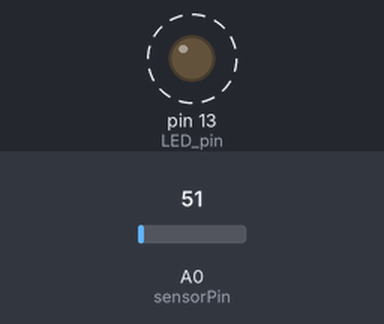
The sketch below on a simulated Arduino Uno, built with avr-gcc and run on an emulated ATmega328P. Parts: output pins drawn as LEDs (lit = HIGH). Dashed ring = blinking. Inputs (shaded band) come from the test bench; at power-on: A0 (sensorPin) = 51. What the sketch prints to the serial monitor is not drawn.

Above: at 0.12 s.
Timing chart, 0 to 3.0 s (numbered marks = the images above):
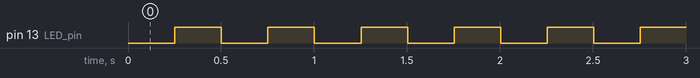

The sketch:

blink_led_lm35_temperature_sensor1.ino
```cpp
#define LED_pin 13 // Onboard Led pin
#define TEMPERATURE_threshold 30 // Temperature threshold in degrees Celsius

int sensorPin = A0; // LM35 temperature sensor pin

void setup() {
  pinMode(LED_pin, OUTPUT); // set led pin as output
  Serial.begin(9600); // initialize serial communication
}

void loop() {
  int temp = getTemperature(); // Read temperature from the sensor
  Serial.print("Temperature: ");
  Serial.println(temp);

  if (temp < TEMPERATURE_threshold) {
    blinkLED(250); // Blink LED every 250 milliseconds
  } else {
    blinkLED(500); // Blink LED every 500 milliseconds
  }
}

int getTemperature() {
  int sensorValue = analogRead(sensorPin); // Read analog value from LM35 sensor

  // Convert analog value to temperature in degrees Celsius
  float voltage = (sensorValue / 1023.0) * 5.0;
  int temp = (voltage - 0.5) * 100;

  return temp;
}

void blinkLED(int interval) {
  static unsigned long previousMillis = 0;
  static bool ledState = false;

  unsigned long currentMillis = millis();

  if (currentMillis - previousMillis >= interval) {
    previousMillis = currentMillis;
    ledState = !ledState;

    digitalWrite(LED_pin, ledState);
    delay(interval);
  }
}
```

Measured:
- by itself, pin 13 (LED_pin): alternates HIGH for 0.25 s and LOW for 0.25 s
